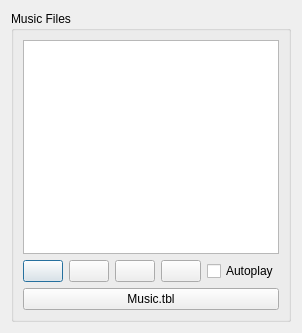
<?xml version="1.0" encoding="UTF-8"?>
<ui version="4.0">
 <class>fso::fred::dialogs::MusicPlayerDialog</class>
 <widget class="QDialog" name="fso::fred::dialogs::MusicPlayerDialog">
  <property name="geometry">
   <rect>
    <x>0</x>
    <y>0</y>
    <width>286</width>
    <height>333</height>
   </rect>
  </property>
  <property name="windowTitle">
   <string>Music Player</string>
  </property>
  <layout class="QVBoxLayout" name="verticalLayout">
   <item>
    <widget class="QGroupBox" name="groupBox">
     <property name="title">
      <string>Music Files</string>
     </property>
     <layout class="QVBoxLayout" name="verticalLayout_2">
      <item>
       <widget class="QListWidget" name="musicList"/>
      </item>
      <item>
       <layout class="QHBoxLayout" name="horizontalLayout">
        <item>
         <widget class="QPushButton" name="prevButton">
          <property name="text">
           <string/>
          </property>
          <property name="icon">
           <iconset>
            <selectedon>:/images/prev.png</selectedon>
           </iconset>
          </property>
         </widget>
        </item>
        <item>
         <widget class="QPushButton" name="playButton">
          <property name="text">
           <string/>
          </property>
          <property name="icon">
           <iconset>
            <selectedon>:/images/play.png</selectedon>
           </iconset>
          </property>
         </widget>
        </item>
        <item>
         <widget class="QPushButton" name="nextButton">
          <property name="text">
           <string/>
          </property>
          <property name="icon">
           <iconset>
            <selectedon>:/images/next.png</selectedon>
           </iconset>
          </property>
         </widget>
        </item>
        <item>
         <widget class="QPushButton" name="stopButton">
          <property name="text">
           <string/>
          </property>
          <property name="icon">
           <iconset>
            <selectedon>:/images/stop.png</selectedon>
           </iconset>
          </property>
         </widget>
        </item>
        <item>
         <spacer name="horizontalSpacer">
          <property name="orientation">
           <enum>Qt::Horizontal</enum>
          </property>
          <property name="sizeHint" stdset="0">
           <size>
            <width>40</width>
            <height>20</height>
           </size>
          </property>
         </spacer>
        </item>
        <item>
         <widget class="QCheckBox" name="autoplayCheck">
          <property name="text">
           <string>Autoplay</string>
          </property>
         </widget>
        </item>
       </layout>
      </item>
      <item>
       <widget class="QPushButton" name="musicTblButton">
        <property name="text">
         <string>Music.tbl</string>
        </property>
       </widget>
      </item>
     </layout>
    </widget>
   </item>
  </layout>
 </widget>
 <resources>
  <include location="../resources/resources.qrc"/>
 </resources>
 <connections/>
</ui>
